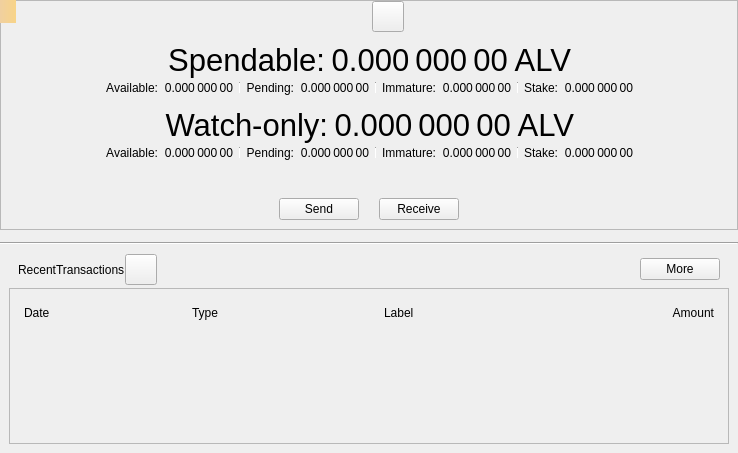
<?xml version="1.0" encoding="UTF-8"?>
<ui version="4.0">
 <class>OverviewPage</class>
 <widget class="QWidget" name="OverviewPage">
  <property name="geometry">
   <rect>
    <x>0</x>
    <y>0</y>
    <width>738</width>
    <height>453</height>
   </rect>
  </property>
  <property name="windowTitle">
   <string>Form</string>
  </property>
  <layout class="QVBoxLayout" name="verticalLayout_6">
   <property name="spacing">
    <number>0</number>
   </property>
   <property name="leftMargin">
    <number>0</number>
   </property>
   <property name="topMargin">
    <number>0</number>
   </property>
   <property name="rightMargin">
    <number>0</number>
   </property>
   <property name="bottomMargin">
    <number>0</number>
   </property>
   <item>
    <widget class="QFrame" name="frameBalances">
     <property name="frameShape">
      <enum>QFrame::StyledPanel</enum>
     </property>
     <property name="frameShadow">
      <enum>QFrame::Raised</enum>
     </property>
     <layout class="QVBoxLayout" name="verticalLayout_5">
      <property name="spacing">
       <number>0</number>
      </property>
      <property name="leftMargin">
       <number>0</number>
      </property>
      <property name="topMargin">
       <number>0</number>
      </property>
      <property name="rightMargin">
       <number>0</number>
      </property>
      <property name="bottomMargin">
       <number>0</number>
      </property>
      <item>
       <widget class="QWidget" name="widgetStatus" native="true">
        <layout class="QHBoxLayout" name="horizontalLayout_16">
         <property name="leftMargin">
          <number>0</number>
         </property>
         <property name="topMargin">
          <number>0</number>
         </property>
         <property name="rightMargin">
          <number>0</number>
         </property>
         <property name="bottomMargin">
          <number>0</number>
         </property>
         <item>
          <spacer name="horizontalSpacer_6">
           <property name="orientation">
            <enum>Qt::Horizontal</enum>
           </property>
           <property name="sizeHint" stdset="0">
            <size>
             <width>0</width>
             <height>20</height>
            </size>
           </property>
          </spacer>
         </item>
         <item>
          <widget class="QLabel" name="labelLogo">
           <property name="sizePolicy">
            <sizepolicy hsizetype="Fixed" vsizetype="Fixed">
             <horstretch>0</horstretch>
             <verstretch>0</verstretch>
            </sizepolicy>
           </property>
           <property name="minimumSize">
            <size>
             <width>32</width>
             <height>32</height>
            </size>
           </property>
          </widget>
         </item>
         <item>
          <widget class="QToolButton" name="labelWalletStatus">
           <property name="enabled">
            <bool>true</bool>
           </property>
           <property name="toolTip">
            <string>The displayed information may be out of date. Your wallet automatically synchronizes with the Alvey network after a connection is established, but this process has not completed yet.</string>
           </property>
           <property name="text">
            <string/>
           </property>
           <property name="icon">
            <iconset>
             <normaloff>:/icons/warning</normaloff>
             <disabledoff>:/icons/warning</disabledoff>:/icons/warning</iconset>
           </property>
           <property name="iconSize">
            <size>
             <width>24</width>
             <height>24</height>
            </size>
           </property>
           <property name="flat" stdset="0">
            <bool>false</bool>
           </property>
          </widget>
         </item>
         <item>
          <spacer name="horizontalSpacer_5">
           <property name="orientation">
            <enum>Qt::Horizontal</enum>
           </property>
           <property name="sizeHint" stdset="0">
            <size>
             <width>0</width>
             <height>20</height>
            </size>
           </property>
          </spacer>
         </item>
        </layout>
       </widget>
      </item>
      <item>
       <widget class="QWidget" name="widgetWallet" native="true">
        <layout class="QVBoxLayout" name="verticalLayout_2">
         <property name="spacing">
          <number>0</number>
         </property>
         <item>
          <widget class="QWidget" name="widgetTotal" native="true">
           <layout class="QHBoxLayout" name="horizontalLayout">
            <property name="leftMargin">
             <number>0</number>
            </property>
            <property name="topMargin">
             <number>0</number>
            </property>
            <property name="rightMargin">
             <number>0</number>
            </property>
            <property name="bottomMargin">
             <number>0</number>
            </property>
            <item>
             <spacer name="horizontalSpacer_7">
              <property name="orientation">
               <enum>Qt::Horizontal</enum>
              </property>
              <property name="sizeHint" stdset="0">
               <size>
                <width>0</width>
                <height>20</height>
               </size>
              </property>
             </spacer>
            </item>
            <item>
             <widget class="QLabel" name="labelSpendable">
              <property name="font">
               <font>
                <pointsize>23</pointsize>
               </font>
              </property>
              <property name="text">
               <string>Spendable:</string>
              </property>
              <property name="alignment">
               <set>Qt::AlignRight|Qt::AlignTrailing|Qt::AlignVCenter</set>
              </property>
             </widget>
            </item>
            <item>
             <widget class="QLabel" name="labelTotal">
              <property name="font">
               <font>
                <pointsize>23</pointsize>
               </font>
              </property>
              <property name="cursor">
               <cursorShape>IBeamCursor</cursorShape>
              </property>
              <property name="toolTip">
               <string>Your current total balance</string>
              </property>
              <property name="text">
               <string notr="true">0.000 000 00 ALV</string>
              </property>
              <property name="alignment">
               <set>Qt::AlignRight|Qt::AlignTrailing|Qt::AlignVCenter</set>
              </property>
              <property name="textInteractionFlags">
               <set>Qt::LinksAccessibleByMouse|Qt::TextSelectableByMouse</set>
              </property>
             </widget>
            </item>
            <item>
             <spacer name="horizontalSpacer_8">
              <property name="orientation">
               <enum>Qt::Horizontal</enum>
              </property>
              <property name="sizeHint" stdset="0">
               <size>
                <width>0</width>
                <height>20</height>
               </size>
              </property>
             </spacer>
            </item>
           </layout>
          </widget>
         </item>
         <item>
          <layout class="QHBoxLayout" name="horizontalLayout_13">
           <property name="leftMargin">
            <number>0</number>
           </property>
           <property name="topMargin">
            <number>0</number>
           </property>
           <property name="rightMargin">
            <number>0</number>
           </property>
           <property name="bottomMargin">
            <number>0</number>
           </property>
           <item>
            <spacer name="horizontalSpacer_9">
             <property name="orientation">
              <enum>Qt::Horizontal</enum>
             </property>
             <property name="sizeHint" stdset="0">
              <size>
               <width>40</width>
               <height>20</height>
              </size>
             </property>
            </spacer>
           </item>
           <item>
            <widget class="QWidget" name="widgetBalance" native="true">
             <layout class="QHBoxLayout" name="horizontalLayout_2">
              <property name="leftMargin">
               <number>0</number>
              </property>
              <property name="topMargin">
               <number>0</number>
              </property>
              <property name="rightMargin">
               <number>0</number>
              </property>
              <property name="bottomMargin">
               <number>0</number>
              </property>
              <item>
               <widget class="QLabel" name="labelBalanceText">
                <property name="text">
                 <string>Available:</string>
                </property>
                <property name="alignment">
                 <set>Qt::AlignRight|Qt::AlignTrailing|Qt::AlignVCenter</set>
                </property>
               </widget>
              </item>
              <item>
               <widget class="QLabel" name="labelBalance">
                <property name="cursor">
                 <cursorShape>IBeamCursor</cursorShape>
                </property>
                <property name="toolTip">
                 <string>Your current spendable balance</string>
                </property>
                <property name="text">
                 <string notr="true">0.000 000 00</string>
                </property>
                <property name="alignment">
                 <set>Qt::AlignRight|Qt::AlignTrailing|Qt::AlignVCenter</set>
                </property>
                <property name="textInteractionFlags">
                 <set>Qt::LinksAccessibleByMouse|Qt::TextSelectableByMouse</set>
                </property>
               </widget>
              </item>
             </layout>
            </widget>
           </item>
           <item>
            <widget class="QWidget" name="widgetPending" native="true">
             <layout class="QHBoxLayout" name="horizontalLayout_3">
              <property name="leftMargin">
               <number>6</number>
              </property>
              <property name="topMargin">
               <number>0</number>
              </property>
              <property name="rightMargin">
               <number>0</number>
              </property>
              <property name="bottomMargin">
               <number>0</number>
              </property>
              <item>
               <widget class="Line" name="vLine">
                <property name="maximumSize">
                 <size>
                  <width>1</width>
                  <height>12</height>
                 </size>
                </property>
                <property name="orientation">
                 <enum>Qt::Vertical</enum>
                </property>
               </widget>
              </item>
              <item>
               <widget class="QLabel" name="labelPendingText">
                <property name="text">
                 <string>Pending:</string>
                </property>
                <property name="alignment">
                 <set>Qt::AlignRight|Qt::AlignTrailing|Qt::AlignVCenter</set>
                </property>
               </widget>
              </item>
              <item>
               <widget class="QLabel" name="labelUnconfirmed">
                <property name="cursor">
                 <cursorShape>IBeamCursor</cursorShape>
                </property>
                <property name="toolTip">
                 <string>Total of transactions that have yet to be confirmed, and do not yet count toward the spendable balance</string>
                </property>
                <property name="text">
                 <string notr="true">0.000 000 00</string>
                </property>
                <property name="alignment">
                 <set>Qt::AlignRight|Qt::AlignTrailing|Qt::AlignVCenter</set>
                </property>
                <property name="textInteractionFlags">
                 <set>Qt::LinksAccessibleByMouse|Qt::TextSelectableByMouse</set>
                </property>
               </widget>
              </item>
             </layout>
            </widget>
           </item>
           <item>
            <widget class="QWidget" name="widgetImmature" native="true">
             <layout class="QHBoxLayout" name="horizontalLayout_4">
              <property name="leftMargin">
               <number>6</number>
              </property>
              <property name="topMargin">
               <number>0</number>
              </property>
              <property name="rightMargin">
               <number>0</number>
              </property>
              <property name="bottomMargin">
               <number>0</number>
              </property>
              <item>
               <widget class="Line" name="vLine_2">
                <property name="maximumSize">
                 <size>
                  <width>1</width>
                  <height>12</height>
                 </size>
                </property>
                <property name="orientation">
                 <enum>Qt::Vertical</enum>
                </property>
               </widget>
              </item>
              <item>
               <widget class="QLabel" name="labelImmatureText">
                <property name="text">
                 <string>Immature:</string>
                </property>
                <property name="alignment">
                 <set>Qt::AlignRight|Qt::AlignTrailing|Qt::AlignVCenter</set>
                </property>
               </widget>
              </item>
              <item>
               <widget class="QLabel" name="labelImmature">
                <property name="cursor">
                 <cursorShape>IBeamCursor</cursorShape>
                </property>
                <property name="toolTip">
                 <string>Mined balance that has not yet matured</string>
                </property>
                <property name="text">
                 <string notr="true">0.000 000 00</string>
                </property>
                <property name="alignment">
                 <set>Qt::AlignRight|Qt::AlignTrailing|Qt::AlignVCenter</set>
                </property>
                <property name="textInteractionFlags">
                 <set>Qt::LinksAccessibleByMouse|Qt::TextSelectableByMouse</set>
                </property>
               </widget>
              </item>
             </layout>
            </widget>
           </item>
           <item>
            <widget class="QWidget" name="widgetStake" native="true">
             <layout class="QHBoxLayout" name="horizontalLayout_7">
              <property name="leftMargin">
               <number>6</number>
              </property>
              <property name="topMargin">
               <number>0</number>
              </property>
              <property name="rightMargin">
               <number>0</number>
              </property>
              <property name="bottomMargin">
               <number>0</number>
              </property>
              <item>
               <widget class="Line" name="vLine_3">
                <property name="maximumSize">
                 <size>
                  <width>1</width>
                  <height>12</height>
                 </size>
                </property>
                <property name="orientation">
                 <enum>Qt::Vertical</enum>
                </property>
               </widget>
              </item>
              <item>
               <widget class="QLabel" name="labelStakeText">
                <property name="text">
                 <string>Stake:</string>
                </property>
                <property name="alignment">
                 <set>Qt::AlignRight|Qt::AlignTrailing|Qt::AlignVCenter</set>
                </property>
               </widget>
              </item>
              <item>
               <widget class="QLabel" name="labelStake">
                <property name="text">
                 <string>0.000 000 00</string>
                </property>
                <property name="alignment">
                 <set>Qt::AlignRight|Qt::AlignTrailing|Qt::AlignVCenter</set>
                </property>
                <property name="textInteractionFlags">
                 <set>Qt::LinksAccessibleByMouse|Qt::TextSelectableByMouse</set>
                </property>
               </widget>
              </item>
             </layout>
            </widget>
           </item>
           <item>
            <spacer name="horizontalSpacer_10">
             <property name="orientation">
              <enum>Qt::Horizontal</enum>
             </property>
             <property name="sizeHint" stdset="0">
              <size>
               <width>40</width>
               <height>20</height>
              </size>
             </property>
            </spacer>
           </item>
          </layout>
         </item>
        </layout>
       </widget>
      </item>
      <item>
       <widget class="QWidget" name="widgetWatch" native="true">
        <layout class="QVBoxLayout" name="verticalLayout_4">
         <property name="spacing">
          <number>0</number>
         </property>
         <property name="topMargin">
          <number>0</number>
         </property>
         <property name="bottomMargin">
          <number>0</number>
         </property>
         <item>
          <widget class="QWidget" name="widgetWatchTotal" native="true">
           <layout class="QHBoxLayout" name="horizontalLayout_8">
            <property name="leftMargin">
             <number>0</number>
            </property>
            <property name="topMargin">
             <number>0</number>
            </property>
            <property name="rightMargin">
             <number>0</number>
            </property>
            <property name="bottomMargin">
             <number>0</number>
            </property>
            <item>
             <spacer name="horizontalSpacer_11">
              <property name="orientation">
               <enum>Qt::Horizontal</enum>
              </property>
              <property name="sizeHint" stdset="0">
               <size>
                <width>0</width>
                <height>20</height>
               </size>
              </property>
             </spacer>
            </item>
            <item>
             <widget class="QLabel" name="labelWatchonly">
              <property name="font">
               <font>
                <pointsize>23</pointsize>
               </font>
              </property>
              <property name="text">
               <string>Watch-only:</string>
              </property>
              <property name="alignment">
               <set>Qt::AlignRight|Qt::AlignTrailing|Qt::AlignVCenter</set>
              </property>
             </widget>
            </item>
            <item>
             <widget class="QLabel" name="labelWatchTotal">
              <property name="font">
               <font>
                <pointsize>23</pointsize>
               </font>
              </property>
              <property name="cursor">
               <cursorShape>IBeamCursor</cursorShape>
              </property>
              <property name="toolTip">
               <string>Current total balance in watch-only addresses</string>
              </property>
              <property name="text">
               <string notr="true">0.000 000 00 ALV</string>
              </property>
              <property name="alignment">
               <set>Qt::AlignRight|Qt::AlignTrailing|Qt::AlignVCenter</set>
              </property>
              <property name="textInteractionFlags">
               <set>Qt::LinksAccessibleByMouse|Qt::TextSelectableByMouse</set>
              </property>
             </widget>
            </item>
            <item>
             <spacer name="horizontalSpacer_12">
              <property name="orientation">
               <enum>Qt::Horizontal</enum>
              </property>
              <property name="sizeHint" stdset="0">
               <size>
                <width>0</width>
                <height>20</height>
               </size>
              </property>
             </spacer>
            </item>
           </layout>
          </widget>
         </item>
         <item>
          <layout class="QHBoxLayout" name="horizontalLayout_14">
           <property name="leftMargin">
            <number>0</number>
           </property>
           <property name="rightMargin">
            <number>0</number>
           </property>
           <item>
            <spacer name="horizontalSpacer_13">
             <property name="orientation">
              <enum>Qt::Horizontal</enum>
             </property>
             <property name="sizeHint" stdset="0">
              <size>
               <width>0</width>
               <height>20</height>
              </size>
             </property>
            </spacer>
           </item>
           <item>
            <widget class="QWidget" name="widgetWatchAvailable" native="true">
             <layout class="QHBoxLayout" name="horizontalLayout_9">
              <property name="leftMargin">
               <number>0</number>
              </property>
              <property name="topMargin">
               <number>0</number>
              </property>
              <property name="rightMargin">
               <number>0</number>
              </property>
              <property name="bottomMargin">
               <number>0</number>
              </property>
              <item>
               <widget class="QLabel" name="labelWatchAvailableText">
                <property name="text">
                 <string>Available:</string>
                </property>
                <property name="alignment">
                 <set>Qt::AlignRight|Qt::AlignTrailing|Qt::AlignVCenter</set>
                </property>
               </widget>
              </item>
              <item>
               <widget class="QLabel" name="labelWatchAvailable">
                <property name="cursor">
                 <cursorShape>IBeamCursor</cursorShape>
                </property>
                <property name="toolTip">
                 <string>Your current balance in watch-only addresses</string>
                </property>
                <property name="text">
                 <string notr="true">0.000 000 00</string>
                </property>
                <property name="alignment">
                 <set>Qt::AlignRight|Qt::AlignTrailing|Qt::AlignVCenter</set>
                </property>
                <property name="textInteractionFlags">
                 <set>Qt::LinksAccessibleByMouse|Qt::TextSelectableByMouse</set>
                </property>
               </widget>
              </item>
             </layout>
            </widget>
           </item>
           <item>
            <widget class="QWidget" name="widgetWatchPending" native="true">
             <layout class="QHBoxLayout" name="horizontalLayout_10">
              <property name="leftMargin">
               <number>6</number>
              </property>
              <property name="topMargin">
               <number>0</number>
              </property>
              <property name="rightMargin">
               <number>0</number>
              </property>
              <property name="bottomMargin">
               <number>0</number>
              </property>
              <item>
               <widget class="Line" name="vLine_4">
                <property name="maximumSize">
                 <size>
                  <width>1</width>
                  <height>12</height>
                 </size>
                </property>
                <property name="orientation">
                 <enum>Qt::Vertical</enum>
                </property>
               </widget>
              </item>
              <item>
               <widget class="QLabel" name="labelWatchPendingText">
                <property name="text">
                 <string>Pending:</string>
                </property>
                <property name="alignment">
                 <set>Qt::AlignRight|Qt::AlignTrailing|Qt::AlignVCenter</set>
                </property>
               </widget>
              </item>
              <item>
               <widget class="QLabel" name="labelWatchPending">
                <property name="cursor">
                 <cursorShape>IBeamCursor</cursorShape>
                </property>
                <property name="toolTip">
                 <string>Unconfirmed transactions to watch-only addresses</string>
                </property>
                <property name="text">
                 <string notr="true">0.000 000 00</string>
                </property>
                <property name="alignment">
                 <set>Qt::AlignRight|Qt::AlignTrailing|Qt::AlignVCenter</set>
                </property>
                <property name="textInteractionFlags">
                 <set>Qt::LinksAccessibleByMouse|Qt::TextSelectableByMouse</set>
                </property>
               </widget>
              </item>
             </layout>
            </widget>
           </item>
           <item>
            <widget class="QWidget" name="widgetWatchImmature" native="true">
             <layout class="QHBoxLayout" name="horizontalLayout_11">
              <property name="leftMargin">
               <number>6</number>
              </property>
              <property name="topMargin">
               <number>0</number>
              </property>
              <property name="rightMargin">
               <number>0</number>
              </property>
              <property name="bottomMargin">
               <number>0</number>
              </property>
              <item>
               <widget class="Line" name="vLine_5">
                <property name="maximumSize">
                 <size>
                  <width>1</width>
                  <height>12</height>
                 </size>
                </property>
                <property name="orientation">
                 <enum>Qt::Vertical</enum>
                </property>
               </widget>
              </item>
              <item>
               <widget class="QLabel" name="labelWatchImmatureText">
                <property name="text">
                 <string>Immature:</string>
                </property>
                <property name="alignment">
                 <set>Qt::AlignRight|Qt::AlignTrailing|Qt::AlignVCenter</set>
                </property>
               </widget>
              </item>
              <item>
               <widget class="QLabel" name="labelWatchImmature">
                <property name="cursor">
                 <cursorShape>IBeamCursor</cursorShape>
                </property>
                <property name="toolTip">
                 <string>Mined balance in watch-only addresses that has not yet matured</string>
                </property>
                <property name="text">
                 <string notr="true">0.000 000 00</string>
                </property>
                <property name="alignment">
                 <set>Qt::AlignRight|Qt::AlignTrailing|Qt::AlignVCenter</set>
                </property>
                <property name="textInteractionFlags">
                 <set>Qt::LinksAccessibleByMouse|Qt::TextSelectableByMouse</set>
                </property>
               </widget>
              </item>
             </layout>
            </widget>
           </item>
           <item>
            <widget class="QWidget" name="widgetWatchStake" native="true">
             <layout class="QHBoxLayout" name="horizontalLayout_12">
              <property name="leftMargin">
               <number>6</number>
              </property>
              <property name="topMargin">
               <number>0</number>
              </property>
              <property name="rightMargin">
               <number>0</number>
              </property>
              <property name="bottomMargin">
               <number>0</number>
              </property>
              <item>
               <widget class="Line" name="vLine_6">
                <property name="maximumSize">
                 <size>
                  <width>1</width>
                  <height>12</height>
                 </size>
                </property>
                <property name="orientation">
                 <enum>Qt::Vertical</enum>
                </property>
               </widget>
              </item>
              <item>
               <widget class="QLabel" name="labelWatchStakeText">
                <property name="text">
                 <string>Stake:</string>
                </property>
                <property name="alignment">
                 <set>Qt::AlignRight|Qt::AlignTrailing|Qt::AlignVCenter</set>
                </property>
               </widget>
              </item>
              <item>
               <widget class="QLabel" name="labelWatchStake">
                <property name="text">
                 <string>0.000 000 00</string>
                </property>
                <property name="alignment">
                 <set>Qt::AlignRight|Qt::AlignTrailing|Qt::AlignVCenter</set>
                </property>
                <property name="textInteractionFlags">
                 <set>Qt::LinksAccessibleByMouse|Qt::TextSelectableByMouse</set>
                </property>
               </widget>
              </item>
             </layout>
            </widget>
           </item>
           <item>
            <spacer name="horizontalSpacer_14">
             <property name="orientation">
              <enum>Qt::Horizontal</enum>
             </property>
             <property name="sizeHint" stdset="0">
              <size>
               <width>0</width>
               <height>20</height>
              </size>
             </property>
            </spacer>
           </item>
          </layout>
         </item>
        </layout>
       </widget>
      </item>
      <item>
       <widget class="QWidget" name="widgetTransaction" native="true">
        <layout class="QHBoxLayout" name="horizontalLayout_15">
         <property name="spacing">
          <number>20</number>
         </property>
         <property name="topMargin">
          <number>35</number>
         </property>
         <item>
          <spacer name="horizontalSpacer_15">
           <property name="orientation">
            <enum>Qt::Horizontal</enum>
           </property>
           <property name="sizeHint" stdset="0">
            <size>
             <width>0</width>
             <height>20</height>
            </size>
           </property>
          </spacer>
         </item>
         <item>
          <widget class="AlveyPushButton" name="buttonSend">
           <property name="text">
            <string>Send</string>
           </property>
          </widget>
         </item>
         <item>
          <widget class="AlveyPushButton" name="buttonReceive">
           <property name="text">
            <string>Receive</string>
           </property>
          </widget>
         </item>
         <item>
          <spacer name="horizontalSpacer_16">
           <property name="orientation">
            <enum>Qt::Horizontal</enum>
           </property>
           <property name="sizeHint" stdset="0">
            <size>
             <width>0</width>
             <height>20</height>
            </size>
           </property>
          </spacer>
         </item>
        </layout>
       </widget>
      </item>
     </layout>
    </widget>
   </item>
   <item>
    <spacer name="verticalSpacer_5">
     <property name="orientation">
      <enum>Qt::Vertical</enum>
     </property>
     <property name="sizeType">
      <enum>QSizePolicy::Fixed</enum>
     </property>
     <property name="sizeHint" stdset="0">
      <size>
       <width>20</width>
       <height>12</height>
      </size>
     </property>
    </spacer>
   </item>
   <item>
    <widget class="Line" name="hLine">
     <property name="orientation">
      <enum>Qt::Horizontal</enum>
     </property>
    </widget>
   </item>
   <item>
    <spacer name="verticalSpacer_4">
     <property name="orientation">
      <enum>Qt::Vertical</enum>
     </property>
     <property name="sizeType">
      <enum>QSizePolicy::Fixed</enum>
     </property>
     <property name="sizeHint" stdset="0">
      <size>
       <width>20</width>
       <height>0</height>
      </size>
     </property>
    </spacer>
   </item>
   <item>
    <widget class="QWidget" name="widgetRecent" native="true">
     <property name="sizePolicy">
      <sizepolicy hsizetype="Preferred" vsizetype="Expanding">
       <horstretch>0</horstretch>
       <verstretch>0</verstretch>
      </sizepolicy>
     </property>
     <layout class="QVBoxLayout" name="verticalLayout">
      <property name="spacing">
       <number>0</number>
      </property>
      <item>
       <widget class="QWidget" name="widgetListTransaction" native="true">
        <layout class="QVBoxLayout" name="verticalLayout_1">
         <property name="spacing">
          <number>0</number>
         </property>
         <property name="leftMargin">
          <number>0</number>
         </property>
         <property name="topMargin">
          <number>0</number>
         </property>
         <property name="rightMargin">
          <number>0</number>
         </property>
         <property name="bottomMargin">
          <number>0</number>
         </property>
         <item>
          <layout class="QHBoxLayout" name="horizontalLayout_6">
           <property name="leftMargin">
            <number>9</number>
           </property>
           <property name="rightMargin">
            <number>9</number>
           </property>
           <property name="bottomMargin">
            <number>3</number>
           </property>
           <item>
            <widget class="QLabel" name="labelRecentTransactions">
             <property name="text">
              <string>RecentTransactions</string>
             </property>
            </widget>
           </item>
           <item>
            <widget class="QToolButton" name="labelTransactionsStatus">
             <property name="enabled">
              <bool>true</bool>
             </property>
             <property name="toolTip">
              <string>The displayed information may be out of date. Your wallet automatically synchronizes with the Alvey network after a connection is established, but this process has not completed yet.</string>
             </property>
             <property name="text">
              <string/>
             </property>
             <property name="icon">
              <iconset>
               <normaloff>:/icons/warning</normaloff>
               <disabledoff>:/icons/warning</disabledoff>:/icons/warning</iconset>
             </property>
             <property name="iconSize">
              <size>
               <width>24</width>
               <height>24</height>
              </size>
             </property>
             <property name="flat" stdset="0">
              <bool>false</bool>
             </property>
            </widget>
           </item>
           <item>
            <spacer name="horizontalSpacer_3">
             <property name="orientation">
              <enum>Qt::Horizontal</enum>
             </property>
             <property name="sizeHint" stdset="0">
              <size>
               <width>0</width>
               <height>20</height>
              </size>
             </property>
            </spacer>
           </item>
           <item>
            <widget class="QPushButton" name="showMoreButton">
             <property name="text">
              <string>More</string>
             </property>
            </widget>
           </item>
          </layout>
         </item>
         <item>
          <layout class="QVBoxLayout" name="verticalLayout_3">
           <item>
            <widget class="QFrame" name="frameRecentTransactions">
             <property name="frameShape">
              <enum>QFrame::StyledPanel</enum>
             </property>
             <property name="frameShadow">
              <enum>QFrame::Raised</enum>
             </property>
             <layout class="QVBoxLayout" name="verticalLayout_8">
              <item>
               <widget class="QWidget" name="widget_header" native="true">
                <layout class="QHBoxLayout" name="horizontalLayout_5">
                 <property name="spacing">
                  <number>5</number>
                 </property>
                 <property name="leftMargin">
                  <number>5</number>
                 </property>
                 <property name="topMargin">
                  <number>5</number>
                 </property>
                 <property name="rightMargin">
                  <number>5</number>
                 </property>
                 <property name="bottomMargin">
                  <number>5</number>
                 </property>
                 <item>
                  <widget class="QLabel" name="labelDate">
                   <property name="text">
                    <string>Date</string>
                   </property>
                  </widget>
                 </item>
                 <item>
                  <widget class="QLabel" name="labelType">
                   <property name="text">
                    <string>Type</string>
                   </property>
                  </widget>
                 </item>
                 <item>
                  <spacer name="horizontalSpacer_2">
                   <property name="orientation">
                    <enum>Qt::Horizontal</enum>
                   </property>
                   <property name="sizeType">
                    <enum>QSizePolicy::Fixed</enum>
                   </property>
                   <property name="sizeHint" stdset="0">
                    <size>
                     <width>25</width>
                     <height>20</height>
                    </size>
                   </property>
                  </spacer>
                 </item>
                 <item>
                  <widget class="QLabel" name="labelAddress">
                   <property name="text">
                    <string>Label</string>
                   </property>
                  </widget>
                 </item>
                 <item>
                  <widget class="QLabel" name="labelAmount">
                   <property name="text">
                    <string>Amount</string>
                   </property>
                   <property name="alignment">
                    <set>Qt::AlignRight|Qt::AlignTrailing|Qt::AlignVCenter</set>
                   </property>
                  </widget>
                 </item>
                </layout>
               </widget>
              </item>
              <item>
               <widget class="QListView" name="listTransactions">
                <property name="styleSheet">
                 <string notr="true">QListView { background: transparent; }</string>
                </property>
                <property name="frameShape">
                 <enum>QFrame::NoFrame</enum>
                </property>
                <property name="verticalScrollBarPolicy">
                 <enum>Qt::ScrollBarAlwaysOff</enum>
                </property>
                <property name="horizontalScrollBarPolicy">
                 <enum>Qt::ScrollBarAlwaysOff</enum>
                </property>
               </widget>
              </item>
             </layout>
            </widget>
           </item>
          </layout>
         </item>
        </layout>
       </widget>
      </item>
     </layout>
    </widget>
   </item>
  </layout>
  <widget class="QLabel" name="labelAlerts">
   <property name="geometry">
    <rect>
     <x>0</x>
     <y>0</y>
     <width>16</width>
     <height>23</height>
    </rect>
   </property>
   <property name="visible">
    <bool>false</bool>
   </property>
   <property name="styleSheet">
    <string notr="true">QLabel { background-color: qlineargradient(x1: 0, y1: 0, x2: 1, y2: 0, stop:0 #F0D0A0, stop:1 #F8D488); color:#000000; }</string>
   </property>
   <property name="wordWrap">
    <bool>true</bool>
   </property>
   <property name="margin">
    <number>3</number>
   </property>
   <property name="textInteractionFlags">
    <set>Qt::TextSelectableByMouse</set>
   </property>
  </widget>
 </widget>
 <customwidgets>
  <customwidget>
   <class>AlveyPushButton</class>
   <extends>QPushButton</extends>
   <header>qt/alveypushbutton.h</header>
  </customwidget>
 </customwidgets>
 <resources/>
 <connections/>
</ui>
